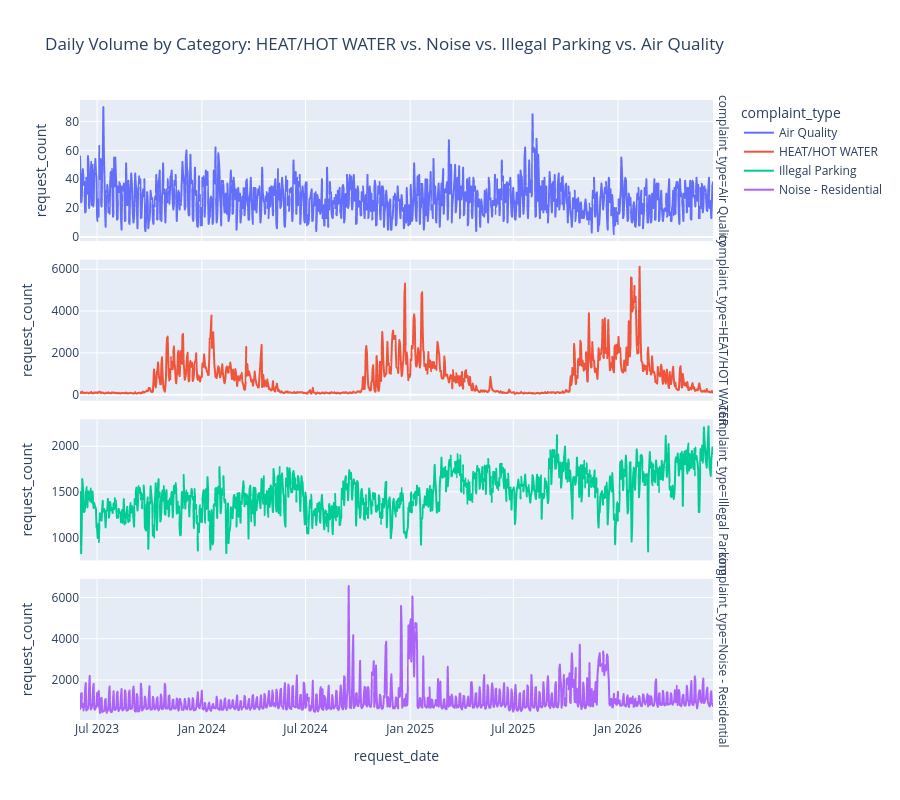

Here is the notebook cell this chart was saved with:
### Markdown cell above
## Category-level seasonality comparison

Selected 4 categories with genuinely different demand shapes, based on
findings above:
- **HEAT/HOT WATER** — winter-spiky, threshold-driven
- **Noise - Residential** — weekend/summer-skewed
- **Illegal Parking** — highest volume, steady
- **Air Quality** — lowest volume, sparse

Comparing these directly justifies category-level forecasting over a
single aggregate model — if their shapes were similar, aggregate
forecasting would suffice.

### Code cell
selected_categories = ['HEAT/HOT WATER', 'Noise - Residential', 'Illegal Parking', 'Air Quality']

category_daily = (
    df[df['complaint_type'].isin(selected_categories)]
    .groupby(['request_date', 'complaint_type'], as_index=False)['request_count']
    .sum()
)

# Apply the same trailing-partial-day trim established earlier
category_daily = category_daily[category_daily['request_date'] < cutoff_date].copy()

fig = px.line(
    category_daily, x='request_date', y='request_count', color='complaint_type',
    title='Daily Volume by Category: HEAT/HOT WATER vs. Noise vs. Illegal Parking vs. Air Quality',
    facet_row='complaint_type'
)
fig.update_yaxes(matches=None)  # let each category have its own y-scale -- volumes differ by 100x
fig.update_layout(height=800)
fig.show()

### Figure 1 — Plotly figure (JSON) as saved in the notebook; plotly's stock layout.template omitted (floating-point values rounded to 4 significant figures; data arrays with more than 128 entries replaced by an {"elided": "..."} marker saying what was removed)
{"data": [{"hovertemplate": "complaint_type=Air Quality<br>request_date=%{x}<br>request_count=%{y}<extra></extra>", "legendgroup": "Air Quality", "line": {"color": "#636efa", "dash": "solid"}, "marker": {"symbol": "circle"}, "mode": "lines", "name": "Air Quality", "showlegend": true, "type": "scattergl", "x": {"elided": "1113 str values"}, "xaxis": "x4", "y": {"elided": "1113 int values"}, "yaxis": "y4"}, {"hovertemplate": "complaint_type=HEAT/HOT WATER<br>request_date=%{x}<br>request_count=%{y}<extra></extra>", "legendgroup": "HEAT/HOT WATER", "line": {"color": "#EF553B", "dash": "solid"}, "marker": {"symbol": "circle"}, "mode": "lines", "name": "HEAT/HOT WATER", "showlegend": true, "type": "scattergl", "x": {"elided": "1108 str values"}, "xaxis": "x3", "y": {"elided": "1108 int values"}, "yaxis": "y3"}, {"hovertemplate": "complaint_type=Illegal Parking<br>request_date=%{x}<br>request_count=%{y}<extra></extra>", "legendgroup": "Illegal Parking", "line": {"color": "#00cc96", "dash": "solid"}, "marker": {"symbol": "circle"}, "mode": "lines", "name": "Illegal Parking", "showlegend": true, "type": "scattergl", "x": {"elided": "1113 str values"}, "xaxis": "x2", "y": {"elided": "1113 int values"}, "yaxis": "y2"}, {"hovertemplate": "complaint_type=Noise - Residential<br>request_date=%{x}<br>request_count=%{y}<extra></extra>", "legendgroup": "Noise - Residential", "line": {"color": "#ab63fa", "dash": "solid"}, "marker": {"symbol": "circle"}, "mode": "lines", "name": "Noise - Residential", "showlegend": true, "type": "scattergl", "x": {"elided": "1113 str values"}, "xaxis": "x", "y": {"elided": "1113 int values"}, "yaxis": "y"}], "layout": {"annotations": [{"font": {}, "showarrow": false, "text": "complaint_type=Noise - Residential", "textangle": 90, "x": 0.98, "xanchor": "left", "xref": "paper", "y": 0.1138, "yanchor": "middle", "yref": "paper"}, {"font": {}, "showarrow": false, "text": "complaint_type=Illegal Parking", "textangle": 90, "x": 0.98, "xanchor": "left", "xref": "paper", "y": 0.3712, "yanchor": "middle", "yref": "paper"}, {"font": {}, "showarrow": false, "text": "complaint_type=HEAT/HOT WATER", "textangle": 90, "x": 0.98, "xanchor": "left", "xref": "paper", "y": 0.6288, "yanchor": "middle", "yref": "paper"}, {"font": {}, "showarrow": false, "text": "complaint_type=Air Quality", "textangle": 90, "x": 0.98, "xanchor": "left", "xref": "paper", "y": 0.8862, "yanchor": "middle", "yref": "paper"}], "height": 800, "legend": {"title": {"text": "complaint_type"}, "tracegroupgap": 0}, "title": {"text": "Daily Volume by Category: HEAT/HOT WATER vs. Noise vs. Illegal Parking vs. Air Quality"}, "xaxis": {"anchor": "y", "domain": [0, 0.98], "title": {"text": "request_date"}}, "xaxis2": {"anchor": "y2", "domain": [0, 0.98], "matches": "x", "showticklabels": false}, "xaxis3": {"anchor": "y3", "domain": [0, 0.98], "matches": "x", "showticklabels": false}, "xaxis4": {"anchor": "y4", "domain": [0, 0.98], "matches": "x", "showticklabels": false}, "yaxis": {"anchor": "x", "domain": [0, 0.2275], "title": {"text": "request_count"}}, "yaxis2": {"anchor": "x2", "domain": [0.2575, 0.485], "title": {"text": "request_count"}}, "yaxis3": {"anchor": "x3", "domain": [0.515, 0.7425], "title": {"text": "request_count"}}, "yaxis4": {"anchor": "x4", "domain": [0.7725, 1], "title": {"text": "request_count"}}}}
